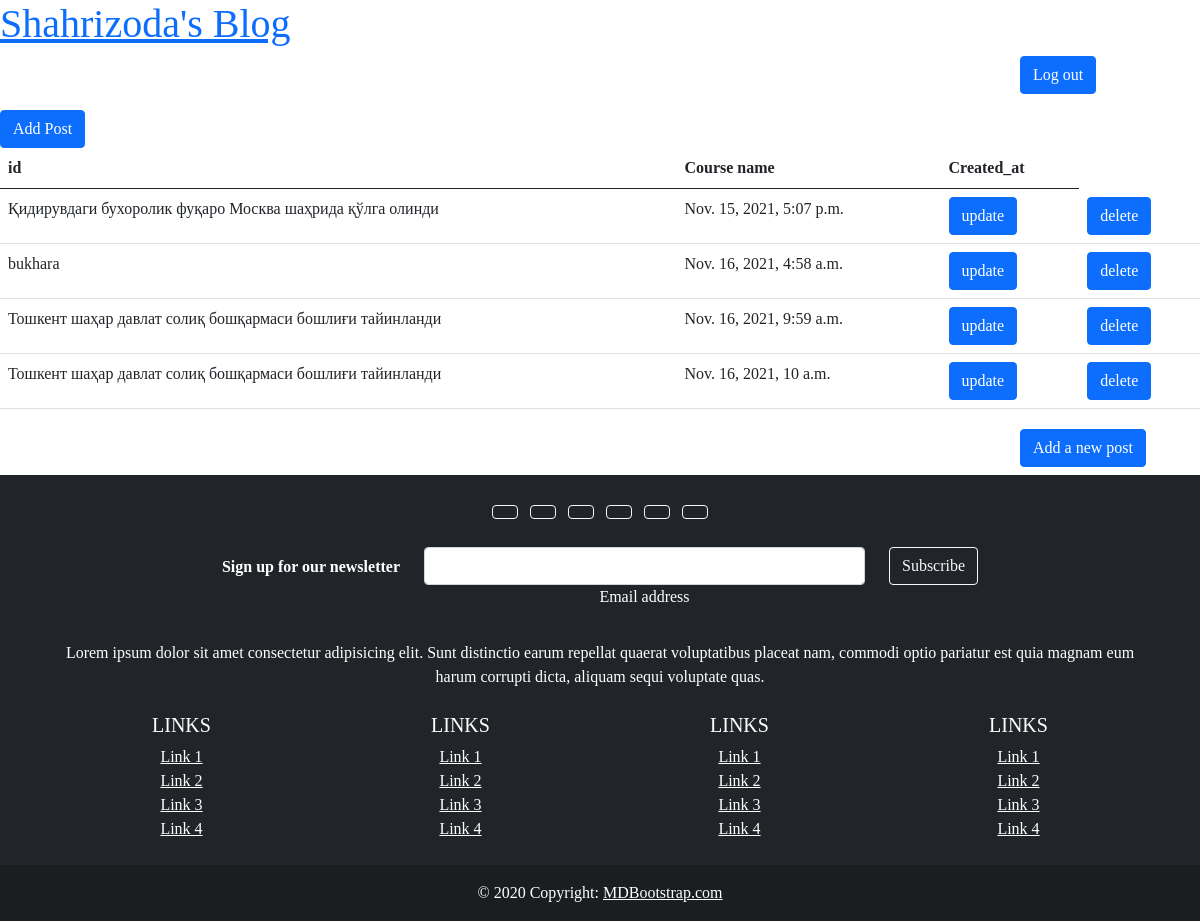
Screenshot of /all-post/ (signed in) with the database file from the repository.
### blog/models.py (models this page shows, shortened)
class Post(models.Model):
    title=models.CharField(max_length=300)
    body=models.TextField()
    author=models.ForeignKey(
        'auth.User',
        on_delete=models.CASCADE
    ),
    created_at=models.DateTimeField(auto_now=True)
    objects= models.Manager()

### blog/views.py (the view)
# urls.py: path('all-post/',all_post,name='all_post'),
@login_required(login_url='login')
def all_post(request):
    post=Post.objects.all().order_by('created_at')
    return render(request,'all_post.html',{'post':post})

### templates/all_post.html (shortened to what this page needs)
{% extends 'base.html' %}
{% block content %}
<a href="{% url 'add_post' %}" class="btn btn-primary">Add Post</a>
<table class="table">
  <thead>
    <tr>
      <th scope="col">id</th>
      <th scope="col">Course name</th>
      <th scope="col">Created_at</th>
    </tr>
  </thead>
  <tbody>
  {% for post in post %}
  <tr>
      <td>{{ post.title }}</td>
      <td >{{ post.created_at }}</td>
      <td><a class="btn btn-primary" href="{% url 'update_post' course.id %}">update</a></td>
      <td><a class="btn btn-primary" href="{% url  'delete_post' course.id %}">delete</a></td>
    </tr>
{% endfor %}
  </tbody>
</table>
{% endblock content %}

### templates/base.html (style rules this page uses)
body { font-family: cursive; text-decoration: none; }

### rows the page displays
Post: title "Қидирувдаги бухоролик фуқаро Москва шаҳрида қўлга олинди", created_at "Nov. 15, 2021, 5:07 p.m."
Post: title "bukhara", created_at "Nov. 16, 2021, 4:58 a.m."
Post: title "Тошкент шаҳар давлат солиқ бошқармаси бошлиғи тайинланди", created_at "Nov. 16, 2021, 9:59 a.m."
Post: title "Тошкент шаҳар давлат солиқ бошқармаси бошлиғи тайинланди", created_at "Nov. 16, 2021, 10 a.m."
